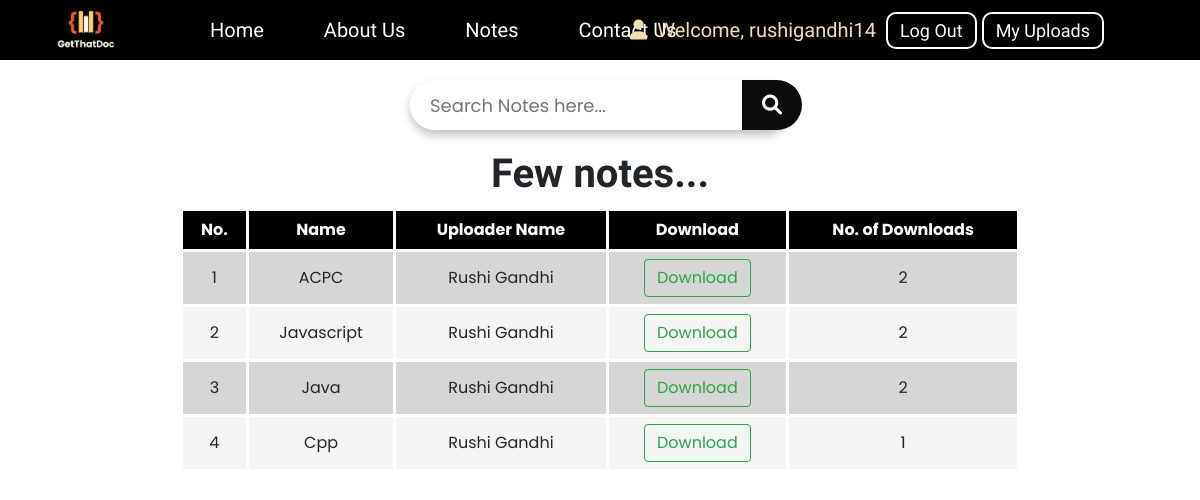
Screenshot of /notes.php (signed in) with the database file from the repository.
### tables this page shows
CREATE TABLE `fileupload` (
  `id` int(11) NOT NULL,
  `file` varchar(256) NOT NULL,
  `size` varchar(256) NOT NULL,
  `user_name` varchar(20) DEFAULT NULL,
  `fname` varchar(256) NOT NULL,
  `lname` varchar(256) NOT NULL,
  `title` varchar(256) NOT NULL,
  `filepath` varchar(256) NOT NULL,
  `downloads` int(255) NOT NULL DEFAULT 0
);

### notes.php (the view, shortened to what this page needs)
<?php
include './db_connect/config.php';
if(isset($_SESSION['loggedin']) && $_SESSION['loggedin']==true){?>
<!DOCTYPE html>
<html lang="en">
<head>
    <link rel="stylesheet" href="https://cdn.jsdelivr.net/npm/bootstrap@4.0.0/dist/css/bootstrap.min.css">
    <link rel="stylesheet" href="https://cdnjs.cloudflare.com/ajax/libs/font-awesome/6.0.0/css/all.min.css" />
    <link rel="stylesheet" href="./css/nav.css">
    <link rel="stylesheet" href="./css/notes.css">
</head>
<body>
        <nav class="navbar h-nav">
        <div id="logo">
            <a href="home.php"><img src="./images/GetThatDoc.png" alt="Our logo"></a>
        </div>
        <ul class="nav-items v-class">
            <li><a href="home.php">Home</a></li>
            <li><a href="aboutus.php">About Us</a></li>
            <li><a href="notes.php">Notes</a></li>
            <li><a href="contact.php">Contact Us</a></li>
        </ul>
        <div class="buttons v-class">
            <?php
              if(isset($_SESSION['loggedin']) && $_SESSION['loggedin']==true){
                $user_display = $_SESSION['username'];
                echo '<div id="main-wpr">';
                echo '<i class="fa fa-user" aria-hidden="true"></i>';
                echo "<span>Welcome, $user_display</span>";
                echo '<div>';
                echo '<a href="logout.php"><button id="logout" >Log Out</button></a>';
                echo '<a href="viewuploads.php"><button id="myupload" >My Uploads</button></a>';
                echo '</div>';
                echo '</div>';
              }
              else{
                echo '<a href="login.php"><button id="login">Login</button></a>';
                echo ' <a href="signup.php"><button id="signup">Sign Up</button></a>';
              }
            ?>
        </div>
    </nav>
    <div class="box">
      <div class="search-box">
        <form action="notes.php" method="get">
        <input type="text" placeholder="Search Notes here..." name="search">
        <label for="check" class="icon">
          <button type="submit" name="submit"><i class="fas fa-search"></i></button>
        </label>
        </form>
      </div>
   </div>
   <table>
    <?php
    echo '<thead>';
        echo '<tr id="header">';
        echo '<th>No.</th>';
        echo "<th>Name</th>";
        echo "<th>Uploader Name</th>";
        echo '<th>Download</th>';
        echo '<th>No. of Downloads</th>';
        echo '</tr>';
        echo '</thead>';
        echo '<tbody>';
        if(isset($_GET['search'])){
          $query = $_GET['search'];
          $query = $link -> real_escape_string($query);
          $sql = "select * from fileupload where (title like '%".$query."%')";
          $row = mysqli_query($link,$sql);
          $result = mysqli_num_rows($row);
          if($result>0){
              $count=1;
                $min=0.01;
                $max=0.1;
                $time =  "Found " . $result . " results in 0.0" . rand(1,10). " "."seconds";
                $showError = '<div style="position:relative; color:#787878; text-align:center; margin-top: 40px; margin-bottom: 10px;">'.$time.'</div>';
                echo $showError;
              while($res = mysqli_fetch_array($row)){
                $name = $res['fname'] . " ";
                $fullname = $name . $res['lname'];
                echo '<tr>';
                  echo '<td data-label="No.">'.$res['id'].'</td>';
                  echo '<td data-label="Name">'.$res['title'].'</td>';
                  echo '<td data-label="Uploader Name">'.$fullname.'</td>';
                  echo '<td data-label="Download">
                        <form action="download_update.php" method="POST">
                        <a href="' . $res['filepath'] .'" target="_blank" ><button class="btn btn-outline-success" name="dwn">Download</button></a>
                        <input type="hidden" name="id" value="' . $res['id'] . '">
                        <input type="hidden" name="file-path" value="' . $res['filepath'] . '">
                        <input type="hidden" name="downloads" value="' . $res['downloads'] . '">
                        </form>
                        </td>';
                  echo '<td data-label="No. of Downloads">'. $res['downloads'].'</td>';
                echo '</tr>';
              }
              echo '</tbody>';
          }
          else {
            $showError = '<div style="position:relative; color:red; text-align:center; margin-top: 40px; margin-bottom: 10px;">No results Found.</div>';
            echo $showError;
          }
        }
        else{
      ?>
        <?php
        echo '<h1 id="notes-head">Few notes...</h1>';
        $sql="SELECT * FROM fileupload";
        $query=mysqli_query($link, $sql);
        $count=0;
        while ($res=mysqli_fetch_array($query)) {
            $count++;
            $name = $res['fname'] . " ";
            $fullname = $name . $res['lname'];
            echo '<tr>';
              echo '<td data-label="No.">'.$count.'</td>';
              echo '<td data-label="Name">'.$res['title'].'</td>';
              echo '<td data-label="Uploader Name">'.$fullname.'</td>';
              echo '<td data-label="Download">
                      <form action="download_update.php" method="POST">
                      <a href="' . $res['filepath'] .'" target="_blank" ><button class="btn btn-outline-success" name="dwn">Download</button></a>
                      <input type="hidden" name="id" value="' . $res['id'] . '">
                      <input type="hidden" name="file-path" value="' . $res['filepath'] . '">
                      <input type="hidden" name="downloads" value="' . $res['downloads'] . '">
                      </form>
                    </td>';
              echo '<td data-label="No. of Downloads">'.$res['downloads'].'</td>';
            echo '</tr>';
          }
          echo '</tbody>';
            ?>
        <?php
        }
        ?>
    </table>
</body>
</html>
<?php }
else {
  echo '<script>alert("Kindly Login to Download Notes");
        window.location.href="http://localhost/GetThatDoc/login.php";
        </script>';
}
?>

### css/nav.css (style rules this page uses)
* { box-sizing: border-box; margin: 0; padding: 0; }
.navbar { display: flex; height: 60px; background-color: black; align-items: center; }
.nav-items { display: flex; position: absolute; left: 15%; margin-bottom: 0; }
.nav-items li { list-style: none; }
.nav-items li a { text-decoration: none; color: white; font-family: 'Truculenta', sans-serif; font-size: 20px; padding: 16px 10px; margin-inline: 20px; }
#logo { position: absolute; left: 3%; }
#logo a { display: flex; align-items: center; position: relative; left: 3%; top: 2px; }
#logo img { position: absolute; width: 100px; height: 100px; }
.buttons { position: absolute; right: 8%; }
#signup, #logout, #myupload { padding: 3px 12px; font-family: 'Truculenta', sans-serif; color: white; background-color: black; border: 2px solid white; border-radius: 10px; font-size: 18px; }
#myupload { margin-left: 5px; }
.navbar { position: sticky; top: 0; z-index: 10; }
span { color: wheat; padding-inline: 10px; font-size: 20px; font-family: 'Truculenta', sans-serif; }
.fa-user:before { content: "\f007"; font-size: 20px; color: wheat; }
#main-wpr { display: flex; justify-content: center; align-items: center; }

### css/notes.css (style rules this page uses)
* { margin: 0; padding: 0; box-sizing: border-box; font-family: 'Poppins',sans-serif; }
table { margin: auto; }
a { text-decoration: none; }
.box { width: 100%; position: relative; top: 20px; }
.box .search-box { position: relative; height: 50px; margin: auto; box-shadow: 0 5px 10px rgba(0, 0, 0, 0.25); border-radius: 25px; transition: all 0.3s ease; }
.search-box { max-width: 380px; }
.search-box input { position: absolute; height: 100%; width: 100%; border-radius: 25px; background: #fff; outline: none; border: none; padding-left: 20px; font-size: 18px; }
.search-box .icon { position: absolute; right: -2px; top: 0; width: 50px; background: #FFF; height: 100%; text-align: center; line-height: 50px; color: #151414; font-size: 20px; border-radius: 25px; }
.search-box button { border: none; background: #0c0c0c; color: #FFF; width: 60px; border-radius: 0 25px 25px 0; }
#notes-head { position: relative; margin-bottom: 10px; margin-top: 40px; font-family: 'Truculenta', sans-serif; font-weight: bolder; text-align: center; }
table, th, td { border: 3px solid rgb(255, 255, 255); border-collapse: collapse; }
th, td { padding: 7px 8px; text-align: center; }
tr:nth-child(even) { background-color: whitesmoke; }
tr:nth-child(odd) { background-color: #d6d6d6; }
thead tr th { background-color: #000000; color: white; }
tr { transition: all .2s ease-in; cursor: pointer; }
@media screen and (min-width:1200px) { table { width: 70%; } }

### rows the page displays
fileupload: title "ACPC", fullname "Rushi Gandhi", downloads "2"
fileupload: title "Javascript", fullname "Rushi Gandhi", downloads "2"
fileupload: title "Java", fullname "Rushi Gandhi", downloads "2"
fileupload: title "Cpp", fullname "Rushi Gandhi", downloads "1"

### other values shown
$user_display "rushigandhi14"
